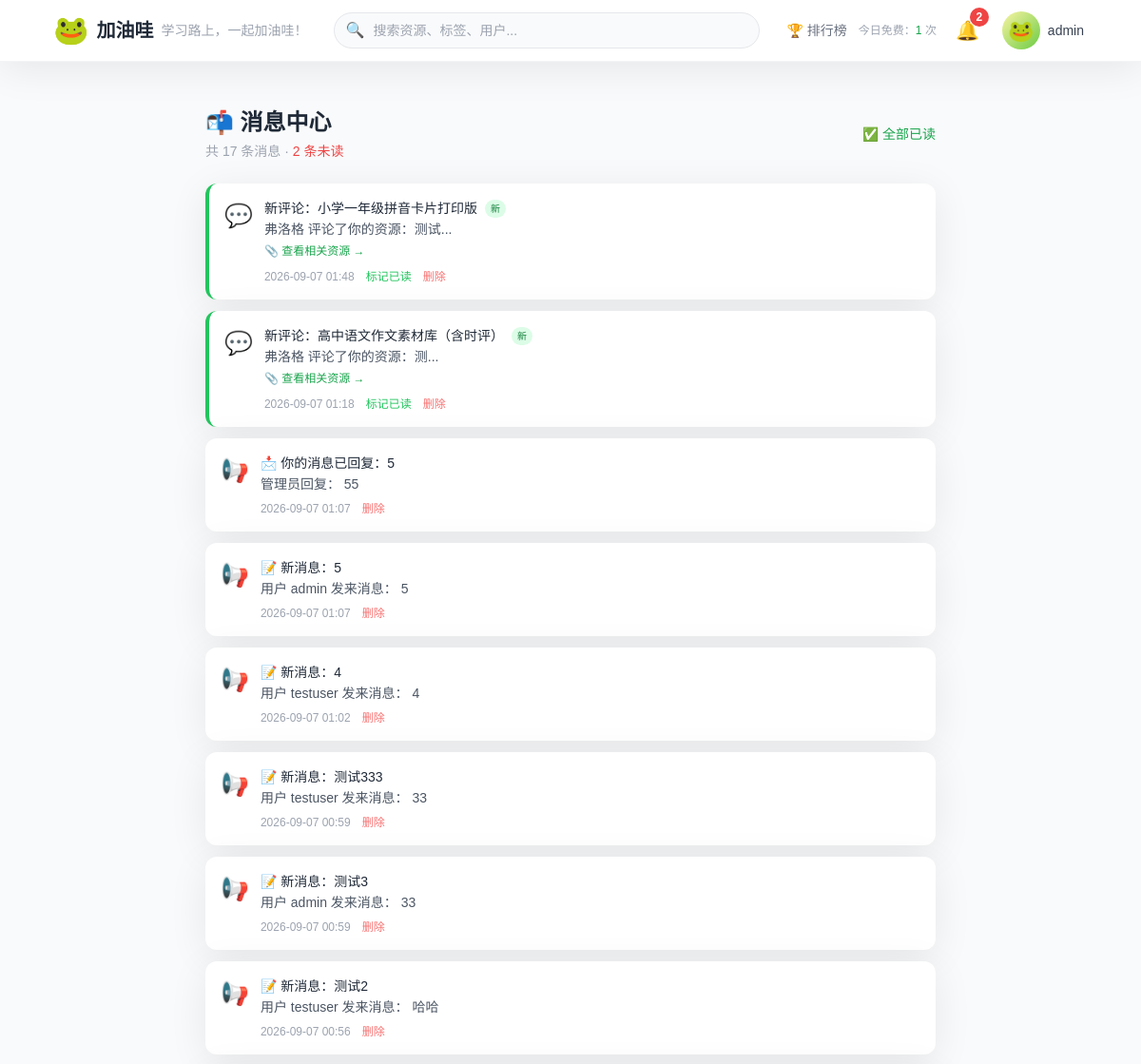
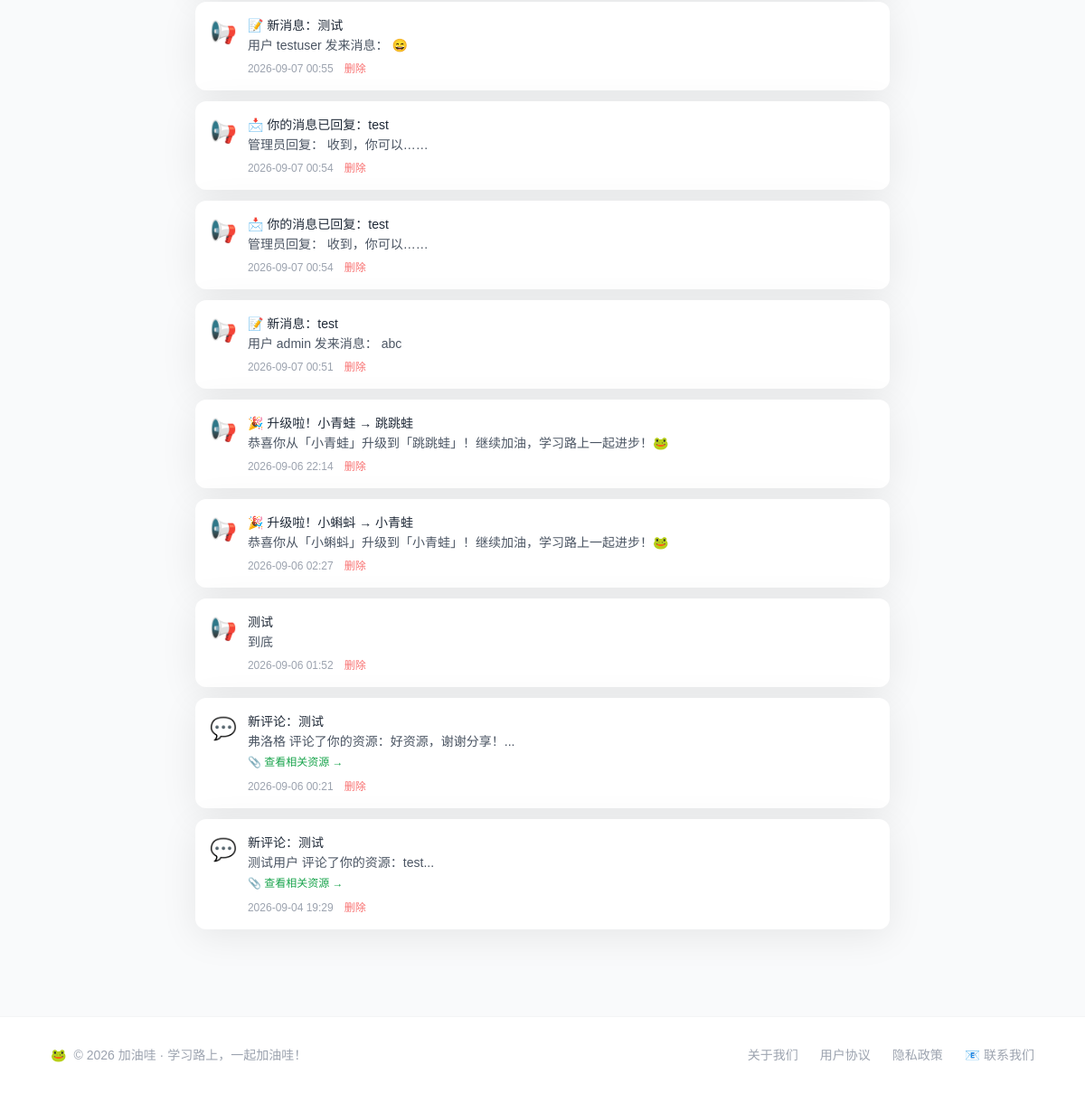
Screenshot of /notifications/ (signed in) with the database file from the repository (2 pictures, top to bottom).
### users/models.py (models this page shows, shortened)
class User(AbstractUser):
    avatar = models.URLField(
        max_length=500,
        blank=True,
        null=True,
        help_text="用户自定义头像URL，为空则显示默认青蛙头像"
    )
    oil_balance = models.IntegerField(default=0, help_text="油滴余额")
    level = models.IntegerField(default=1, help_text="成长等级")
    exp = models.IntegerField(default=0, help_text="当前等级经验值")
    level_title = models.CharField(max_length=50, blank=True, default="小蝌蚪", help_text="等级称号")
    has_used_free_trial = models.BooleanField(default=False, help_text="是否已使用首次免费下载")
    invited_by = models.ForeignKey(
        'self',
        null=True,
        blank=True,
        on_delete=models.SET_NULL,
        help_text="邀请人"
    )
    daily_login_date = models.DateField(null=True, blank=True, help_text="最近一次登录日期（用于每日奖励去重）")
    is_banned = models.BooleanField(default=False, help_text="是否被封禁")
    daily_free_downloads = models.IntegerField(
        default=0,
        verbose_name="今日已用免费下载次数"
    )
    last_free_date = models.DateField(
        null=True,
        blank=True,
        verbose_name="上次免费下载日期"
    )
    class Meta:
        db_table = 'users_user'
        verbose_name = '用户'
        verbose_name_plural = '用户'

### notifications/models.py (models this page shows, shortened)
class Notification(models.Model):
    TYPE_CHOICES = (
        ('system', '系统消息'),
        ('audit_pass', '审核通过'),
        ('audit_reject', '审核不通过'),
        ('comment', '评论通知'),
        ('follow', '关注通知'),
        ('like', '点赞通知'),
    )
    recipient = models.ForeignKey(
        settings.AUTH_USER_MODEL,
        on_delete=models.CASCADE,
        related_name='received_notifications',
        verbose_name='接收者'
    )
    sender = models.ForeignKey(
        settings.AUTH_USER_MODEL,
        null=True,
        blank=True,
        on_delete=models.SET_NULL,
        related_name='sent_notifications',
        verbose_name='发送者'
    )
    title = models.CharField(max_length=100, verbose_name='标题')
    content = models.TextField(verbose_name='内容')
    is_read = models.BooleanField(default=False, verbose_name='是否已读')
    message_type = models.CharField(
        max_length=30,
        choices=TYPE_CHOICES,
        default='system',
        verbose_name='消息类型'
    )
    related_resource = models.ForeignKey(
        'resources.Resource',
        null=True,
        blank=True,
        on_delete=models.SET_NULL,
        verbose_name='关联资源'
    )
    related_comment = models.ForeignKey(
        'resources.Comment',
        null=True,
        blank=True,
        on_delete=models.SET_NULL,
        verbose_name='关联评论'
    )
    created_at = models.DateTimeField(auto_now_add=True, verbose_name='发送时间')
    class Meta:
        db_table = 'notifications_notification'
        ordering = ['-created_at']
        verbose_name = '站内私信'
        verbose_name_plural = '站内私信'
        indexes = [
            models.Index(fields=['recipient', '-created_at']),
            models.Index(fields=['recipient', 'is_read']),
        ]

### notifications/views.py (the view)
# urls.py: path('', views.notification_list, name='list'),
@login_required
def notification_list(request):
    notifications = Notification.objects.filter(recipient=request.user).order_by('-created_at')
    unread_count = notifications.filter(is_read=False).count()
    paginator = Paginator(notifications, 20)
    page = request.GET.get('page', 1)
    notifications_page = paginator.get_page(page)
    context = {
        'notifications': notifications_page,
        'unread_count': unread_count,
    }
    return render(request, 'notifications/list.html', context)

### templates/notifications/list.html (shortened to what this page needs)
{% extends 'base.html' %}
{% load static %}
{% block content %}
<div class="max-w-3xl mx-auto py-6">
    <div class="flex items-center justify-between mb-6">
        <div>
            <h1 class="text-2xl font-bold text-gray-800">📬 消息中心</h1>
            <p class="text-sm text-gray-400 mt-1">
                共 {{ notifications.paginator.count }} 条消息
                {% if unread_count > 0 %}
                · <span class="text-red-500 font-medium">{{ unread_count }} 条未读</span>
                {% endif %}
            </p>
        </div>
        <div class="flex space-x-3">
            {% if unread_count > 0 %}
            <button onclick="markAllRead()"
                    class="text-sm text-green-600 hover:text-green-700 transition">
                ✅ 全部已读
            </button>
            {% endif %}
        </div>
    </div>
    {% if notifications %}
    <div class="space-y-3">
        {% for notice in notifications %}
        <div id="notification-{{ notice.id }}"
             class="bg-white rounded-xl card-shadow p-4 hover:shadow-lg transition {% if not notice.is_read %}border-l-4 border-green-500{% endif %}">
            <div class="flex items-start space-x-3">
                <span class="text-2xl flex-shrink-0 mt-0.5">
                    {% if notice.message_type == 'comment' %}💬
                    {% elif notice.message_type == 'follow' %}👤
                    {% elif notice.message_type == 'like' %}❤️
                    {% elif notice.message_type == 'audit_pass' %}✅
                    {% elif notice.message_type == 'audit_reject' %}❌
                    {% else %}📢{% endif %}
                </span>
                <div class="flex-1 min-w-0">
                    <div class="flex items-center gap-2">
                        <span class="font-medium text-gray-800 text-sm">{{ notice.title }}</span>
                        {% if not notice.is_read %}
                        <span class="text-[10px] bg-green-100 text-green-700 px-1.5 py-0.5 rounded-full">新</span>
                        {% endif %}
                    </div>
                    <p class="text-gray-600 text-sm mt-0.5">{{ notice.content }}</p>
                    {% if notice.related_resource %}
                    <a href="{% url 'resources:detail' notice.related_resource.id %}"
                       class="text-xs text-green-600 hover:underline mt-1 inline-block">
                        📎 查看相关资源 →
                    </a>
                    {% endif %}
                    <div class="flex items-center gap-3 mt-2 text-xs text-gray-400">
                        <span>{{ notice.created_at|date:"Y-m-d H:i" }}</span>
                        {% if not notice.is_read %}
                        <button onclick="markRead({{ notice.id }})"
                                class="text-green-500 hover:text-green-700 transition">
                            标记已读
                        </button>
                        {% endif %}
                        <button onclick="deleteNotification({{ notice.id }})"
                                class="text-red-400 hover:text-red-600 transition">
                            删除
                        </button>
                    </div>
                </div>
            </div>
        </div>
        {% endfor %}
    </div>
    {% endif %}
</div>
{% endblock %}

### templates/base.html (shortened to what this page needs)
<!DOCTYPE html>
<html lang="zh-CN">
<head>
    <script src="https://cdn.tailwindcss.com"></script>
</head>
<body x-data="{ mobileMenu: false, notificationOpen: false, userMenuOpen: false }" class="bg-gray-50">
    <nav class="bg-white border-b border-gray-100 sticky top-0 z-50 card-shadow">
        <div class="max-w-6xl mx-auto px-4 sm:px-6 lg:px-8">
            <div class="flex justify-between items-center h-16">
                <a href="/" class="flex items-center space-x-2 flex-shrink-0">
                    <span class="text-3xl">🐸</span>
                    <span class="text-xl font-bold text-gray-800">加油哇</span>
                    <span class="hidden sm:inline text-sm text-gray-400">学习路上，一起加油哇！</span>
                </a>
                <div class="flex-1 max-w-md mx-4 hidden md:block">
                    <form action="/search/" method="GET" class="relative">
                        <input type="text" name="q" placeholder="搜索资源、标签、用户..."
                               class="w-full pl-10 pr-4 py-2 border border-gray-200 rounded-full bg-gray-50 focus:bg-white focus:border-green-400 focus:outline-none transition-all text-sm">
                        <span class="absolute left-3 top-1/2 -translate-y-1/2 text-gray-400">🔍</span>
                    </form>
                </div>
                <div class="flex items-center space-x-3">
                    {% if user.is_authenticated %}
						<a href="{% url 'ranking' %}" class="text-gray-500 hover:text-green-600 transition text-sm font-medium">
							🏆 排行榜
						</a>
						{% if user.is_authenticated %}
						<div class="text-xs text-gray-400 hidden md:block">
							{% if user.last_free_date|date:"Y-m-d" != today %}
								{% with free_left=1 %}
									今日免费：<span class="text-green-600 font-medium">1</span> 次
								{% endwith %}
							{% else %}
								{% with free_left=1|add:user.daily_free_downloads|add:-1 %}
									今日免费：<span class="{% if free_left > 0 %}text-green-600{% else %}text-gray-400{% endif %} font-medium">
										{{ free_left }}
									</span> 次
								{% endwith %}
							{% endif %}
						</div>
						{% endif %}
						<div x-data="{ open: false }" class="relative">
							<button @click="open = !open"
									@click.away="open = false"
									class="relative p-2 rounded-full hover:bg-gray-100 transition">
								<span class="text-xl">🔔</span>
								{% if unread_count > 0 %}
								<span class="absolute -top-0.5 -right-0.5 bg-red-500 text-white text-xs rounded-full w-5 h-5 flex items-center justify-center font-bold">
									{{ unread_count }}
								</span>
								{% endif %}
							</button>
						</div>
						<div x-data="{ open: false }" class="relative">
							<button @click="open = !open"
									@click.away="open = false"
									class="flex items-center space-x-2 p-1 rounded-full hover:bg-gray-100 transition">
								<span class="avatar-frog">🐸</span>
								<span class="text-sm font-medium text-gray-700 hidden sm:block">{{ user.first_name|default:user.username }}</span>
							</button>
						</div>
                    {% else %}
                        <a href="{% url 'users:login' %}" class="text-gray-600 hover:text-green-600 text-sm font-medium">登录</a>
                        <a href="{% url 'users:register' %}" class="btn-primary text-sm py-2 px-4">免费注册</a>
                    {% endif %}
                </div>
            </div>
        </div>
    </nav>
    <main class="max-w-6xl mx-auto px-4 sm:px-6 lg:px-8 py-6">
        {% block content %}{% endblock %}
    </main>
    <footer class="bg-white border-t border-gray-100 mt-12">
        <div class="max-w-6xl mx-auto px-4 sm:px-6 lg:px-8 py-8">
            <div class="flex flex-col sm:flex-row justify-between items-center text-sm text-gray-400">
                <div class="flex items-center space-x-2">
                    <span>🐸</span>
                    <span>© 2026 加油哇 · 学习路上，一起加油哇！</span>
                </div>
                <div class="flex space-x-6 mt-4 sm:mt-0">
                    <a href="#" class="hover:text-green-600">关于我们</a>
                    <a href="#" class="hover:text-green-600">用户协议</a>
                    <a href="#" class="hover:text-green-600">隐私政策</a>
					<a href="{% url 'contact:create' %}" class="hover:text-green-600">📧 联系我们</a>
                </div>
            </div>
        </div>
    </footer>
</body>
</html>

### templates/base.html (style rules this page uses)
* { font-family: 'Noto Sans SC', sans-serif; }
.avatar-frog { display: inline-flex; align-items: center; justify-content: center; width: 40px; height: 40px; border-radius: 50%; background: linear-gradient(135deg, #f9f4a3, #6ccc44); font-size: 22px; flex-shrink: 0; }
.card-shadow { box-shadow: 0 8px 40px rgba(0, 0, 0, 0.08); }

### rows the page displays
User: first_name "admin"
Notification: title "新评论：小学一年级拼音卡片打印版", is_read "新", content "弗洛格 评论了你的资源：测试...", shows "📎 查看相关资源 →", created_at "2026-09-07 01:48"
Notification: title "新评论：高中语文作文素材库（含时评）", is_read "新", content "弗洛格 评论了你的资源：测...", shows "📎 查看相关资源 →", created_at "2026-09-07 01:18"
Notification: title "📩 你的消息已回复：5", content "管理员回复： 55", created_at "2026-09-07 01:07"
Notification: title "📝 新消息：5", content "用户 admin 发来消息： 5", created_at "2026-09-07 01:07"
Notification: title "📝 新消息：4", content "用户 testuser 发来消息： 4", created_at "2026-09-07 01:02"
Notification: title "📝 新消息：测试333", content "用户 testuser 发来消息： 33", created_at "2026-09-07 00:59"
Notification: title "📝 新消息：测试3", content "用户 admin 发来消息： 33", created_at "2026-09-07 00:59"
Notification: title "📝 新消息：测试2", content "用户 testuser 发来消息： 哈哈", created_at "2026-09-07 00:56"
Notification: title "📝 新消息：测试", content "用户 testuser 发来消息： 😄", created_at "2026-09-07 00:55"
Notification: title "📩 你的消息已回复：test", content "管理员回复： 收到，你可以……", created_at "2026-09-07 00:54"
Notification: title "📩 你的消息已回复：test", content "管理员回复： 收到，你可以……", created_at "2026-09-07 00:54"
Notification: title "📝 新消息：test", content "用户 admin 发来消息： abc", created_at "2026-09-07 00:51"
Notification: title "🎉 升级啦！小青蛙 → 跳跳蛙", content "恭喜你从「小青蛙」升级到「跳跳蛙」！继续加油，学习路上一起进步！🐸", created_at "2026-09-06 22:14"
Notification: title "🎉 升级啦！小蝌蚪 → 小青蛙", content "恭喜你从「小蝌蚪」升级到「小青蛙」！继续加油，学习路上一起进步！🐸", created_at "2026-09-06 02:27"
Notification: title "测试", content "到底", created_at "2026-09-06 01:52"
Notification: title "新评论：测试", content "弗洛格 评论了你的资源：好资源，谢谢分享！...", shows "📎 查看相关资源 →", created_at "2026-09-06 00:21"
Notification: title "新评论：测试", content "测试用户 评论了你的资源：test...", shows "📎 查看相关资源 →", created_at "2026-09-04 19:29"

### other values shown
{{ unread_count }} "2"
{{ notifications.paginator.count }} "17"
